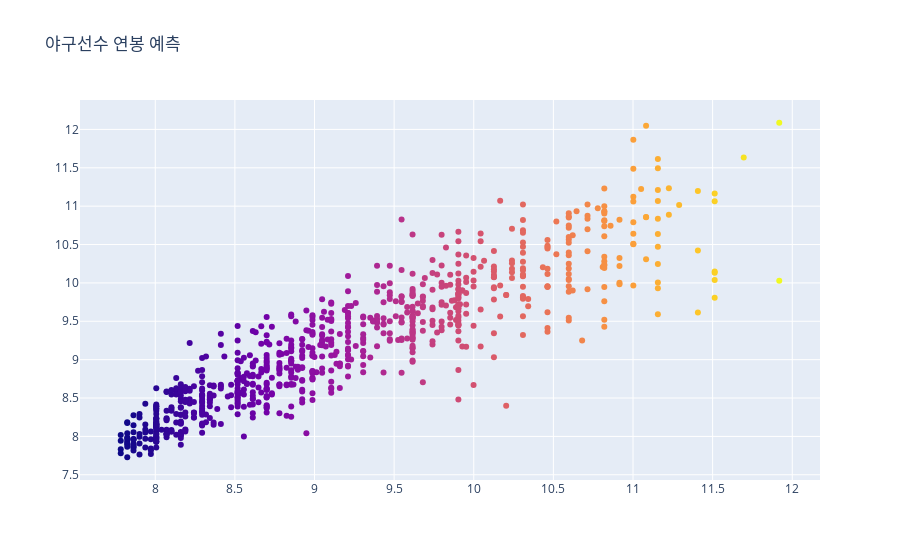

Notebook source saved alongside this figure:
### Code cell
model2()

### Figure 1 — Plotly figure (JSON) as saved in the notebook; plotly's stock layout.template omitted (floating-point values rounded to 4 significant figures; data arrays with more than 128 entries replaced by an {"elided": "..."} marker saying what was removed)
{"data": [{"marker": {"color": {"elided": "808 float values"}}, "mode": "markers", "type": "scatter", "x": {"elided": "808 float values"}, "y": {"elided": "808 float values"}}], "layout": {"title": {"text": "야구선수 연봉 예측"}}}
